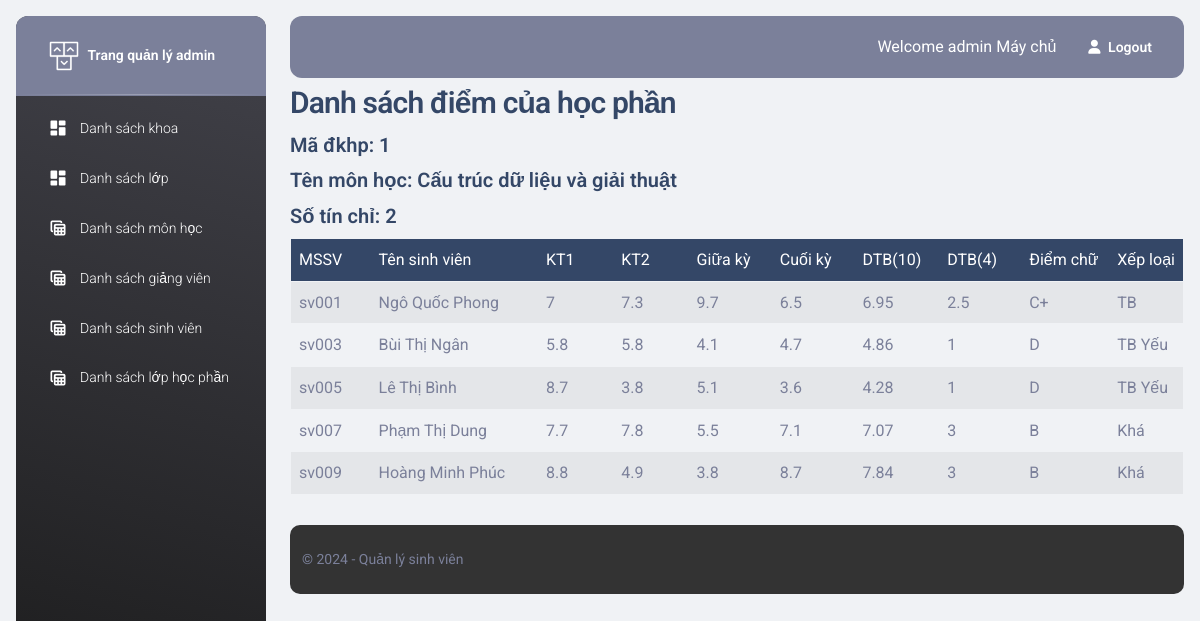
Page /qldiemsinhvien/admin/score_index_byid.php?id=1 (signed in) on the committed database.
### tables this page shows
CREATE TABLE `module` (
  `module_id` int(10) NOT NULL,
  `subject_id` int(10) NOT NULL,
  `teacher_id` varchar(10) NOT NULL,
  `class_id` int(10) NOT NULL,
  `credit` int(11) DEFAULT NULL,
  `semester_id` int(10) NOT NULL
);

CREATE TABLE `subject` (
  `subject_id` int(10) NOT NULL,
  `subject_name` varchar(255) NOT NULL,
  `major_id` int(10) NOT NULL,
  `credit` int(11) NOT NULL
);

CREATE TABLE `register` (
  `register_id` int(10) NOT NULL,
  `module_id` int(10) NOT NULL,
  `student_id` varchar(10) NOT NULL,
  `test1` double(8,2) DEFAULT NULL,
  `test2` double(8,2) DEFAULT NULL,
  `mid` double(8,2) DEFAULT NULL,
  `final` double(8,2) DEFAULT NULL,
  `avg10` double(8,2) DEFAULT NULL,
  `avg4` double(8,2) DEFAULT NULL,
  `avgchar` varchar(3) DEFAULT NULL,
  `xeploai` varchar(30) DEFAULT NULL
);

CREATE TABLE `student` (
  `student_id` varchar(10) NOT NULL,
  `student_class_id` int(10) NOT NULL,
  `student_major_id` int(10) NOT NULL
);

CREATE TABLE `user` (
  `username` varchar(10) NOT NULL,
  `password` varchar(255) NOT NULL,
  `name` varchar(255) NOT NULL,
  `gender` varchar(10) NOT NULL,
  `dateofbirth` date NOT NULL,
  `email` varchar(255) NOT NULL,
  `role` varchar(255) NOT NULL,
  `token` varchar(255) DEFAULT NULL
);

### qldiemsinhvien/class/Db.php (called while the page is built, shortened)
<?php
class Db {
    public static $conn = null;
    function __construct()
    {
        Db::$conn = new PDO('mysql:host=' . HOST . '; dbname=' . DB, U, P);
        Db::$conn->query('set names utf8');
    }
    function selectQuery($sql, $params=[]) {
        $stm = Db::$conn->prepare($sql);
        $stm->execute($params);
        return $stm->fetchAll(PDO::FETCH_OBJ);
    }
}

### qldiemsinhvien/class/module.php (called while the page is built, shortened)
<?php
class module extends Db {
    function get($id) {
        $sql = "select * from module, semester, subject, teacher, class, user
                where module.semester_id = semester.semester_id
                and module.subject_id = subject.subject_id
                and module.teacher_id = teacher.teacher_id
                and module.class_id = class.class_id
                and teacher.teacher_id = user.username
                and module_id = ?";
        return $this->selectQuery($sql, [$id]);
    }
}

### qldiemsinhvien/class/score.php (called while the page is built, shortened)
<?php
class score extends Db {
    function all_byid($id) {
        $sql = "select * from register, student, module, semester, subject, user
                where register.student_id = student.student_id
                and student.student_id = user.username
                and register.module_id = module.module_id
                and module.semester_id = semester.semester_id
                and module.subject_id = subject.subject_id
                and module.module_id = ?";
        return $this->selectQuery($sql, [$id]);
    }
}

### qldiemsinhvien/admin/score_index_byid.php (the view, shortened to what this page needs)
<?php
$id = $_GET['id'] ?? '';
$score = new score();
$data = $score->all_byid($id);
$module = new module();
$info = $module->get($id);
?>
<?php include '../admin/includes/header.php' ?>
<body class="g-sidenav-show  bg-gray-200">
<?php include '../admin/includes/aside.php' ?>
<main class="main-content position-relative max-height-vh-100 h-100 border-radius-lg ">
<?php include '../admin/includes/nav_top.php' ?>
<div class="container-fluid py-1 px-3">
<h3>Danh sách điểm của học phần</h3>
<h5>Mã đkhp: <?php echo $info[0]->module_id ?></h5>
<h5>Tên môn học: <?php echo $info[0]->subject_name ?></h5>
<h5>Số tín chỉ: <?php echo $info[0]->credit ?></h5>
<table border="1" id="table" class="table table-striped">
    <thead class="table-dark">
        <tr>
            <td style="width: 10%">MSSV</td>
            <td style="width: 20%">Tên sinh viên</td>
            <td style="width: 10%">KT1</td>
            <td style="width: 10%">KT2</td>
            <td style="width: 10%">Giữa kỳ</td>
            <td style="width: 10%">Cuối kỳ</td>
            <td style="width: 10%">DTB(10)</td>
            <td style="width: 10%">DTB(4)</td>
            <td style="width: 10%">Điểm chữ</td>
            <td style="width: 10%">Xếp loại</td>
        </tr>
    </thead>
    <tbody>
    <?php
        foreach ($data as $item) {
        ?>
            <tr>
                <td><?php echo $item->student_id ?></td>
                <td><?php echo $item->name ?></td>
                <td><?php echo $item->test1 ?></td>
                <td><?php echo $item->test2 ?></td>
                <td><?php echo $item->mid ?></td>
                <td><?php echo $item->final ?></td>
                <td><?php echo $item->avg10 ?></td>
                <td><?php echo $item->avg4 ?></td>
                <td><?php echo $item->avgchar ?></td>
                <td><?php echo $item->xeploai ?></td>
            </tr>
        <?php
        }
        ?>
    </tbody>
</table>
</div>
<?php include '../admin/includes/footer.php' ?>

### qldiemsinhvien/admin/includes/header.php (style rules this page uses)
body { display: flex; flex-direction: column; min-height: 100vh; margin: 0; }
main { flex: 1; }

### rows in the picture
module: module "1", subject.subject_name "Cấu trúc dữ liệu và giải thuật", subject.credit "2"
register: student.student_id "sv001", user.name "Ngô Quốc Phong", test1 "7", test2 "7.3", mid "9.7", final "6.5", avg10 "6.95", avg4 "2.5", avgchar "C+", xeploai "TB"
register: student.student_id "sv003", user.name "Bùi Thị Ngân", test1 "5.8", test2 "5.8", mid "4.1", final "4.7", avg10 "4.86", avg4 "1", avgchar "D", xeploai "TB Yếu"
register: student.student_id "sv005", user.name "Lê Thị Bình", test1 "8.7", test2 "3.8", mid "5.1", final "3.6", avg10 "4.28", avg4 "1", avgchar "D", xeploai "TB Yếu"
register: student.student_id "sv007", user.name "Phạm Thị Dung", test1 "7.7", test2 "7.8", mid "5.5", final "7.1", avg10 "7.07", avg4 "3", avgchar "B", xeploai "Khá"
register: student.student_id "sv009", user.name "Hoàng Minh Phúc", test1 "8.8", test2 "4.9", mid "3.8", final "8.7", avg10 "7.84", avg4 "3", avgchar "B", xeploai "Khá"

### other values in the picture
$_SESSION['login'][2] "Máy chủ"
